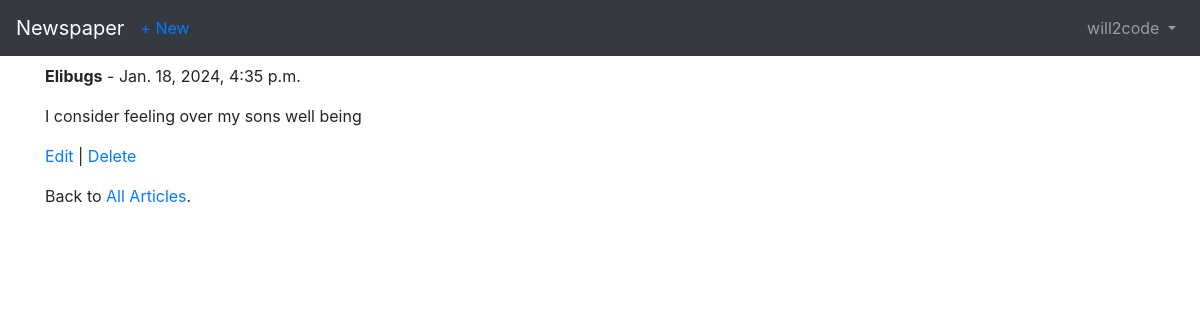
/articles/7/ (signed in), run on the app's committed database.
### accounts/models.py (models this page shows)
class CustomUser(AbstractUser):
    age = models.PositiveIntegerField(null=True, blank=True)

### articles/models.py (models this page shows, shortened)
class Article(models.Model):
    title = models.CharField(max_length=255)
    body = models.TextField()
    date = models.DateTimeField(auto_now_add=True)
    author = models.ForeignKey(
        get_user_model(),
        on_delete=models.CASCADE
    )

### articles/views.py (the view)
# urls.py: path('<int:pk>/', ArticleDetailView.as_view(), name='article_detail'),
class ArticleDetailView(LoginRequiredMixin, DetailView):
    model = Article
    template_name = 'article_detail.html'

### templates/article_detail.html (shortened to what this page needs)
{% extends 'base.html' %}
{% block content %}
<div class="article-entry">
	<p> <strong>{{ object.author }}</strong> - {{ object.date }}</p>
	<p>{{ object.body }}</p>
</div>
<p>
	<a href="{% url 'article_edit' article.pk %}">Edit</a> |
	<a href="{% url 'article_delete' article.pk %}">Delete</a>
</p>
<p> Back to <a href="{% url 'article_list' %}">All Articles</a>. </p>
{% endblock content %}

### templates/base.html (shortened to what this page needs)
{% load static %}
<html>
  <head>
    <link rel="stylesheet" href="https://cdn.jsdelivr.net/npm/bootstrap@4.5.3/dist/css/bootstrap.min.css" />
  </head>
  <body>
    <nav class="navbar navbar-expand-lg navbar-dark bg-dark">
      <a class="navbar-brand" href="{% url 'home' %}">Newspaper</a>
      <a class="nav-item" href="{% url 'article_create' %}">+ New</a>
      <div class="collapse navbar-collapse" id="navbarSupportedContent">
        {% if user.is_authenticated %}
        <ul class="navbar-nav ml-auto">
          <li class="nav-item">
            <a class="nav-link dropdown-toggle" href="#" id="navbarDropdown" role="button" data-toggle="dropdown" aria-haspopup="true" aria-expanded="false"> {{ user.username }} </a>
        </ul>
        {% else %}
        <form class="form-inline ml-auto">
          <a href="{% url 'login' %}" class="btn btn-outline-secondary"> Log In</a>
          <a href="{% url 'signup' %}" class="btn btn-primary ml-2"> Sign up</a>
        </form>
        {% endif %}
      </div>
    </nav>
    <main>
      <div class="container">
        {% block content %}
				{% endblock content %}
      </div>
    </main>
  </body>
</html>

### data on the page
CustomUser: username "will2code"
Article: author "Elibugs", date "Jan. 18, 2024, 4:35 p.m.", body "I consider feeling over my sons well being"
